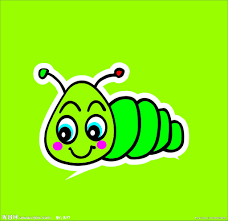
#> input picture opencv_example/resource/images/2.png, 228 x 221 px
$ python 05_otsuImg.py
#> lines starting #> are read from the running program, lines starting #| are printed output that depends on the picture; after the words box and inside, x2 and y2 are one past the last pixel; in counts of white or black regions, pixels touching at a corner belong together
import cv2
import matplotlib.pyplot as plt


''' 打印图片信息 '''
# [5 lines left out: function getImgInfo, not called in this run]

''' 图片显示 '''
# [6 lines left out: function showImg, not called in this run]

''' 等比例缩放图片 '''
# [5 lines left out: function resizeImg, not called in this run]

''' 二值化阈值处理 '''
# [12 lines left out: function Img_threshold, not called in this run]


''' 二值化阈值处理 '''
# [12 lines left out: function Img_threshold, not called in this run]

''' 自适应阈值处理 '''
# [10 lines left out: function Img_adaptiveThreshold, not called in this run]

''' 大率法 '''
def Img_otsu(imgGray,mode):
    if mode == 1:
        t,otsu = cv2.threshold(imgGray,0,255,cv2.THRESH_BINARY+cv2.THRESH_OTSU)
    elif mode == 2:
        t,otsu = cv2.threshold(imgGray,0,255,cv2.THRESH_BINARY_INV+cv2.THRESH_OTSU)
    return otsu

if __name__ == '__main__':
    '''
        image = cv2.imread('../resource/images/2.png',1)
        第一个参数为图片路径
        第二个参数为 1-彩色 0-灰度
    '''
    imgGray = cv2.imread('../resource/images/2.png',0)
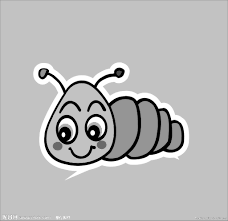
#> imgGray: shape (221, 228); min 0, max 255, mean 184.9
    dst1 = Img_otsu(imgGray,1)
#> in Img_otsu, `t,otsu = cv2.threshold(imgGray,0,255,cv2.THRESH_BINARY+cv2.THRESH_OTSU)`:
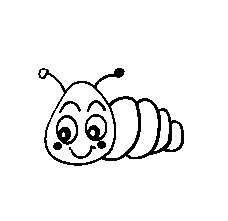
#> otsu: shape (221, 228); 94.6% white; 7 black regions, largest, box (x1, y1, x2, y2) and area: (38, 68, 184, 166) 1786, (85, 114, 107, 149) 334, (56, 115, 78, 145) 315
#> in Img_otsu, `t,otsu = cv2.threshold(imgGray,0,255,cv2.THRESH_BINARY+cv2.THRESH_OTSU)`: t = 107
    dst2 = Img_otsu(imgGray,2)
    images = [imgGray, dst1,dst2]
    titles = ['imgGray','OTSU_BINARY','OTSU_BINARY_INV']
    plt.figure('otsu deal')
    for i in range(3):
        plt.subplot(1,3,i+1) #行，列，第几个位置
        plt.imshow(images[i],'gray') #灰度显示，默认rgb显示
        plt.title(titles[i]) #每幅图标题
        plt.xticks([]) #横坐标为空
        plt.yticks([]) #纵坐标为空
        # plt.axis('off') #关闭坐标
    plt.show()
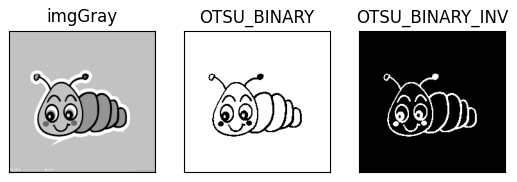
#> figure drawn by matplotlib, 3 panels
